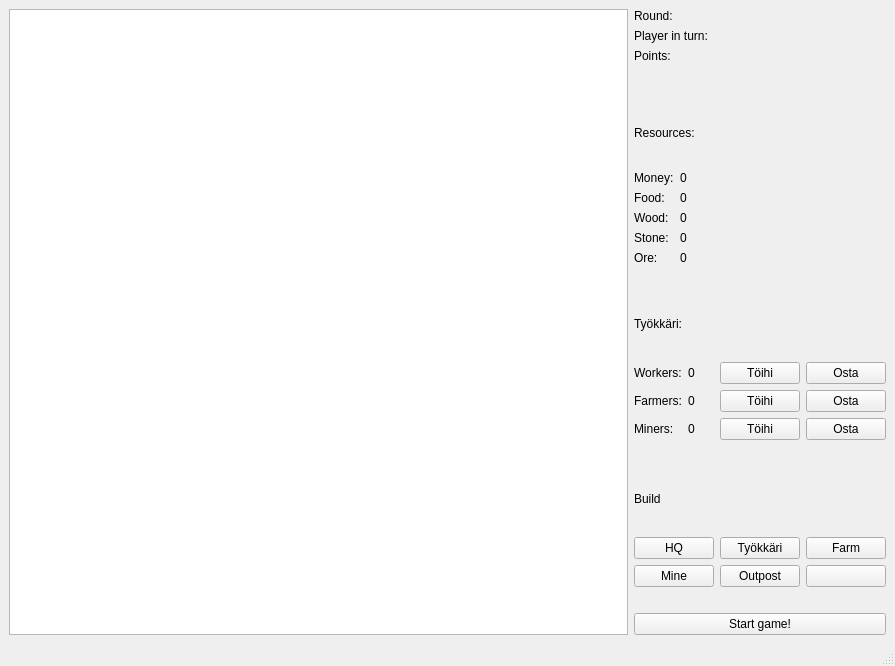
<?xml version="1.0" encoding="UTF-8"?>
<ui version="4.0">
 <class>MapWindow</class>
 <widget class="QMainWindow" name="MapWindow">
  <property name="geometry">
   <rect>
    <x>0</x>
    <y>0</y>
    <width>895</width>
    <height>666</height>
   </rect>
  </property>
  <property name="windowTitle">
   <string>MainWindow</string>
  </property>
  <widget class="QWidget" name="centralwidget">
   <layout class="QGridLayout" name="gridLayout">
    <item row="0" column="1">
     <layout class="QVBoxLayout" name="verticalLayout">
      <item>
       <layout class="QFormLayout" name="formLayout_2">
        <item row="0" column="0">
         <widget class="QLabel" name="roundLabel">
          <property name="text">
           <string>Round: </string>
          </property>
          <property name="scaledContents">
           <bool>false</bool>
          </property>
         </widget>
        </item>
        <item row="1" column="0">
         <widget class="QLabel" name="playerTurnLabel">
          <property name="text">
           <string>Player in turn:</string>
          </property>
         </widget>
        </item>
        <item row="2" column="0">
         <widget class="QLabel" name="label">
          <property name="text">
           <string>Points: </string>
          </property>
         </widget>
        </item>
        <item row="0" column="1">
         <widget class="QLabel" name="roundAmountLabel">
          <property name="text">
           <string/>
          </property>
         </widget>
        </item>
        <item row="1" column="1">
         <widget class="QLabel" name="playerNameLabel">
          <property name="text">
           <string/>
          </property>
         </widget>
        </item>
        <item row="2" column="1">
         <widget class="QLabel" name="pointsAmountLabel">
          <property name="text">
           <string/>
          </property>
         </widget>
        </item>
       </layout>
      </item>
      <item>
       <spacer name="horizontalSpacer">
        <property name="orientation">
         <enum>Qt::Horizontal</enum>
        </property>
        <property name="sizeType">
         <enum>QSizePolicy::Preferred</enum>
        </property>
        <property name="sizeHint" stdset="0">
         <size>
          <width>40</width>
          <height>20</height>
         </size>
        </property>
       </spacer>
      </item>
      <item>
       <widget class="QLabel" name="resourceLabel">
        <property name="text">
         <string>Resources:</string>
        </property>
       </widget>
      </item>
      <item>
       <layout class="QFormLayout" name="formLayout">
        <item row="0" column="0">
         <widget class="QLabel" name="moneyLabel">
          <property name="text">
           <string>Money:</string>
          </property>
         </widget>
        </item>
        <item row="1" column="0">
         <widget class="QLabel" name="foodLabel">
          <property name="text">
           <string>Food:</string>
          </property>
         </widget>
        </item>
        <item row="2" column="0">
         <widget class="QLabel" name="woodLabel">
          <property name="text">
           <string>Wood:</string>
          </property>
         </widget>
        </item>
        <item row="3" column="0">
         <widget class="QLabel" name="stoneLabel">
          <property name="text">
           <string>Stone:</string>
          </property>
         </widget>
        </item>
        <item row="4" column="0">
         <widget class="QLabel" name="oreLabel">
          <property name="text">
           <string>Ore:</string>
          </property>
         </widget>
        </item>
        <item row="0" column="1">
         <widget class="QLabel" name="moneyAmountLabel">
          <property name="text">
           <string>0</string>
          </property>
         </widget>
        </item>
        <item row="1" column="1">
         <widget class="QLabel" name="foodAmountLabel">
          <property name="text">
           <string>0</string>
          </property>
         </widget>
        </item>
        <item row="2" column="1">
         <widget class="QLabel" name="woodAmountLabel">
          <property name="text">
           <string>0</string>
          </property>
         </widget>
        </item>
        <item row="3" column="1">
         <widget class="QLabel" name="stoneAmountLabel">
          <property name="text">
           <string>0</string>
          </property>
         </widget>
        </item>
        <item row="4" column="1">
         <widget class="QLabel" name="oreAmountLabel">
          <property name="text">
           <string>0</string>
          </property>
         </widget>
        </item>
       </layout>
      </item>
      <item>
       <spacer name="horizontalSpacer_2">
        <property name="orientation">
         <enum>Qt::Horizontal</enum>
        </property>
        <property name="sizeType">
         <enum>QSizePolicy::Preferred</enum>
        </property>
        <property name="sizeHint" stdset="0">
         <size>
          <width>40</width>
          <height>20</height>
         </size>
        </property>
       </spacer>
      </item>
      <item>
       <widget class="QLabel" name="tyokkariLabel">
        <property name="text">
         <string>Työkkäri:</string>
        </property>
       </widget>
      </item>
      <item>
       <layout class="QGridLayout" name="gridLayout_2">
        <item row="0" column="0">
         <widget class="QLabel" name="workerLabel">
          <property name="text">
           <string>Workers:</string>
          </property>
         </widget>
        </item>
        <item row="1" column="0">
         <widget class="QLabel" name="farmerLabel">
          <property name="text">
           <string>Farmers:</string>
          </property>
         </widget>
        </item>
        <item row="2" column="0">
         <widget class="QLabel" name="minerLabel">
          <property name="text">
           <string>Miners:</string>
          </property>
         </widget>
        </item>
        <item row="0" column="2">
         <widget class="QPushButton" name="workerAssignButton">
          <property name="text">
           <string>Töihi</string>
          </property>
         </widget>
        </item>
        <item row="2" column="2">
         <widget class="QPushButton" name="minerAssignButton">
          <property name="text">
           <string>Töihi</string>
          </property>
         </widget>
        </item>
        <item row="1" column="2">
         <widget class="QPushButton" name="farmerAssignButton">
          <property name="text">
           <string>Töihi</string>
          </property>
         </widget>
        </item>
        <item row="0" column="3">
         <widget class="QPushButton" name="workerBuyButton">
          <property name="text">
           <string>Osta</string>
          </property>
         </widget>
        </item>
        <item row="1" column="3">
         <widget class="QPushButton" name="farmerBuyButton">
          <property name="text">
           <string>Osta</string>
          </property>
         </widget>
        </item>
        <item row="2" column="3">
         <widget class="QPushButton" name="minerBuyButton">
          <property name="text">
           <string>Osta</string>
          </property>
         </widget>
        </item>
        <item row="0" column="1">
         <widget class="QLabel" name="workerAmountLabel">
          <property name="text">
           <string>0</string>
          </property>
         </widget>
        </item>
        <item row="1" column="1">
         <widget class="QLabel" name="farmerAmountLabel">
          <property name="text">
           <string>0</string>
          </property>
         </widget>
        </item>
        <item row="2" column="1">
         <widget class="QLabel" name="minerAmountLabel">
          <property name="text">
           <string>0</string>
          </property>
         </widget>
        </item>
       </layout>
      </item>
      <item>
       <spacer name="horizontalSpacer_3">
        <property name="orientation">
         <enum>Qt::Horizontal</enum>
        </property>
        <property name="sizeType">
         <enum>QSizePolicy::Preferred</enum>
        </property>
        <property name="sizeHint" stdset="0">
         <size>
          <width>40</width>
          <height>20</height>
         </size>
        </property>
       </spacer>
      </item>
      <item>
       <widget class="QLabel" name="buildLabel">
        <property name="text">
         <string>Build</string>
        </property>
       </widget>
      </item>
      <item>
       <layout class="QGridLayout" name="gridLayout_3">
        <item row="1" column="0">
         <widget class="QPushButton" name="mineButton">
          <property name="text">
           <string>Mine</string>
          </property>
         </widget>
        </item>
        <item row="1" column="2">
         <widget class="QPushButton" name="buildingButtonExtra">
          <property name="text">
           <string/>
          </property>
         </widget>
        </item>
        <item row="1" column="1">
         <widget class="QPushButton" name="outpostButton">
          <property name="text">
           <string>Outpost</string>
          </property>
         </widget>
        </item>
        <item row="0" column="0">
         <widget class="QPushButton" name="hqButton">
          <property name="text">
           <string>HQ</string>
          </property>
         </widget>
        </item>
        <item row="0" column="1">
         <widget class="QPushButton" name="tyokkariButton">
          <property name="text">
           <string>Työkkäri</string>
          </property>
         </widget>
        </item>
        <item row="0" column="2">
         <widget class="QPushButton" name="farmButton">
          <property name="text">
           <string>Farm</string>
          </property>
         </widget>
        </item>
       </layout>
      </item>
      <item>
       <spacer name="horizontalSpacer_4">
        <property name="orientation">
         <enum>Qt::Horizontal</enum>
        </property>
        <property name="sizeType">
         <enum>QSizePolicy::Preferred</enum>
        </property>
        <property name="sizeHint" stdset="0">
         <size>
          <width>40</width>
          <height>20</height>
         </size>
        </property>
       </spacer>
      </item>
      <item>
       <widget class="QPushButton" name="pushButton">
        <property name="text">
         <string>Start game!</string>
        </property>
        <property name="flat">
         <bool>false</bool>
        </property>
       </widget>
      </item>
     </layout>
    </item>
    <item row="0" column="0">
     <widget class="QGraphicsView" name="graphicsView">
      <property name="sizePolicy">
       <sizepolicy hsizetype="Expanding" vsizetype="Expanding">
        <horstretch>0</horstretch>
        <verstretch>0</verstretch>
       </sizepolicy>
      </property>
      <property name="sizeAdjustPolicy">
       <enum>QAbstractScrollArea::AdjustIgnored</enum>
      </property>
     </widget>
    </item>
   </layout>
  </widget>
  <widget class="QMenuBar" name="menubar">
   <property name="geometry">
    <rect>
     <x>0</x>
     <y>0</y>
     <width>895</width>
     <height>25</height>
    </rect>
   </property>
  </widget>
  <widget class="QStatusBar" name="statusbar"/>
 </widget>
 <resources/>
 <connections/>
</ui>
